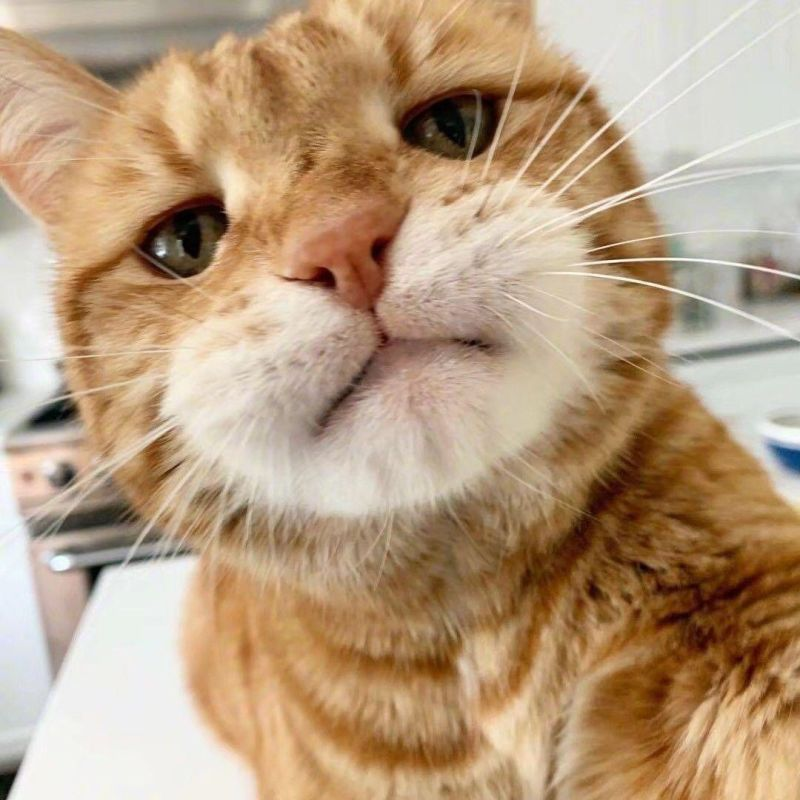
#> input picture pictures/cat.jpg, 800 x 800 px, found by its file name
$ python '1.1.2-image_pixel _value _statistics.py'
#> lines starting #> are read from the running program, lines starting #| are printed output that depends on the picture; after the words box and inside, x2 and y2 are one past the last pixel; in counts of white or black regions, pixels touching at a corner belong together
# coding : utf-8
from cv2 import cv2
import numpy as np

img = cv2.imread(r'pictures\cat.jpg', cv2.IMREAD_GRAYSCALE)
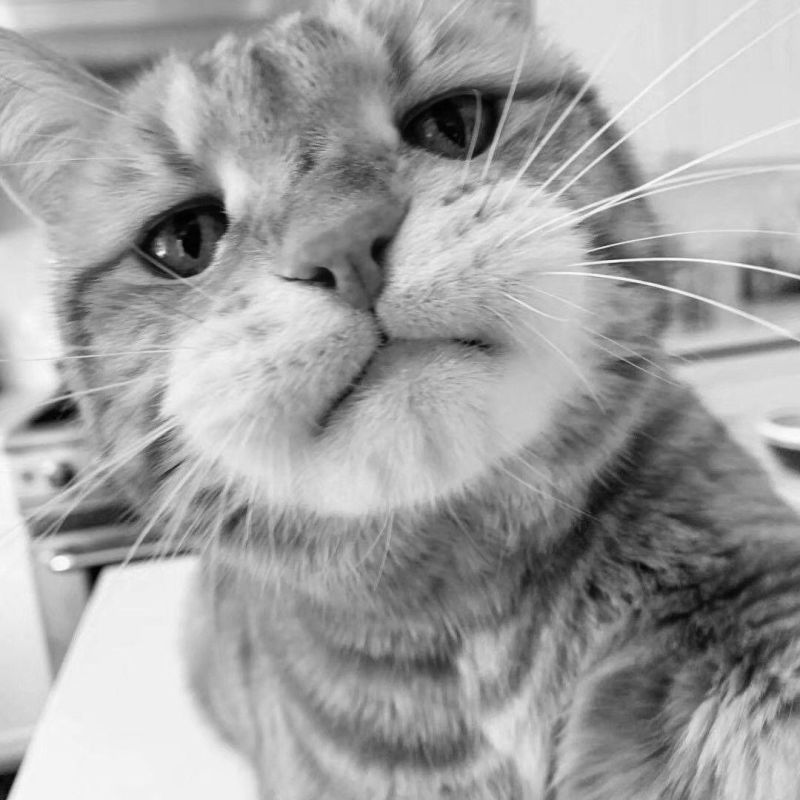
#> img: shape (800, 800); min 0, max 254, mean 161.4
cv2.namedWindow("input", cv2.WINDOW_AUTOSIZE)
cv2.imshow("input", img)

min, max, minLoc, maxLoc = cv2.minMaxLoc(img)
#> min = 0; max = 254; minLoc = (445, 104); maxLoc = (696, 161)
print("min: %.2f, max: %.2f"% (min, max))
#| min: 0.00, max: 254.00
print("min loc: ", minLoc)
#| min loc:  (445, 104)
print("max loc: ", maxLoc)
#| max loc:  (696, 161)

means, stddev = cv2.meanStdDev(img) # means:均值, stddev:标准差
#> means = [161.4]; stddev = [51.68]
print("mean: %.2f, stddev: %.2f"% (means, stddev))
#| mean: 161.36, stddev: 51.68
img[np.where(img < means)] = 0
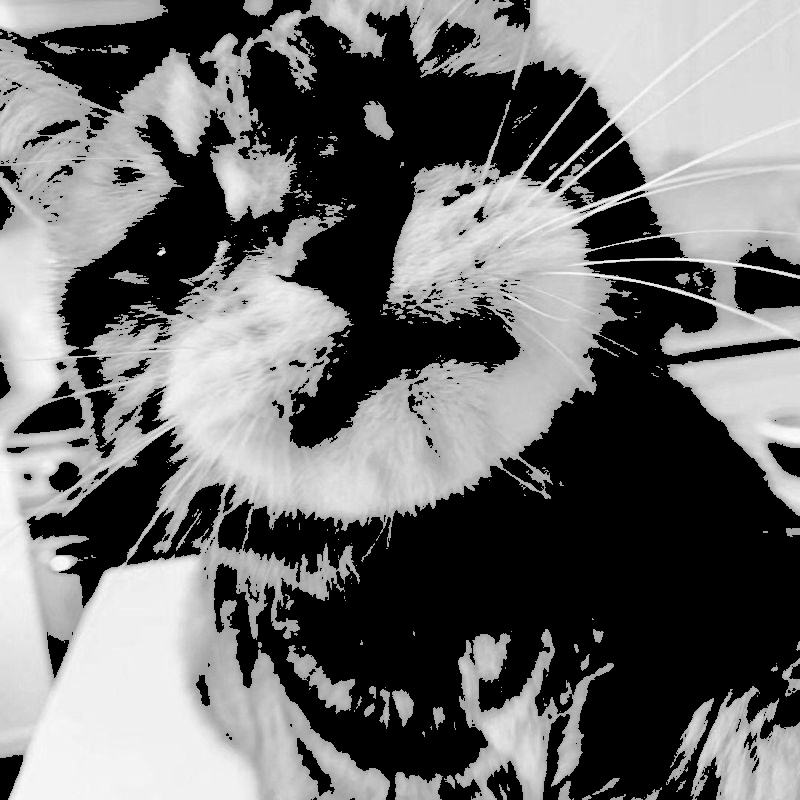
#> img: shape (800, 800); min 0, max 254, mean 107.7
img[np.where(img > means)] = 255
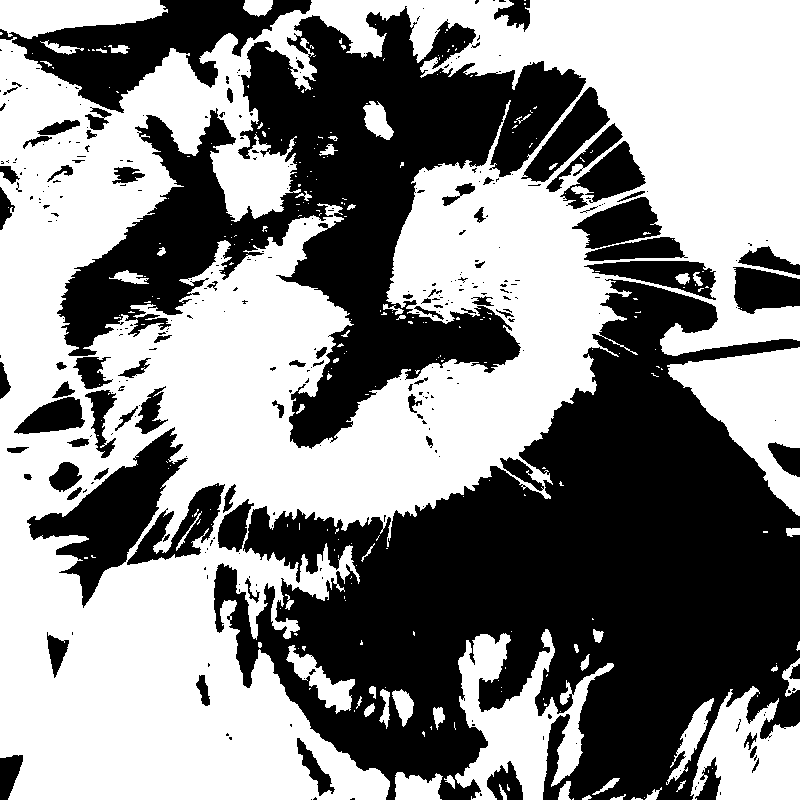
#> img: shape (800, 800); 53.7% white; 332 black regions (246 under 20 px), largest, box (x1, y1, x2, y2) and area: (214, 279, 800, 800) 154576, (57, 6, 586, 449) 82066, (0, 0, 312, 113) 13521
cv2.imshow("binary", img)   # 图片二值化，大于均值为255，小于均值为0.

cv2.waitKey(0)
cv2.destroyAllWindows()
